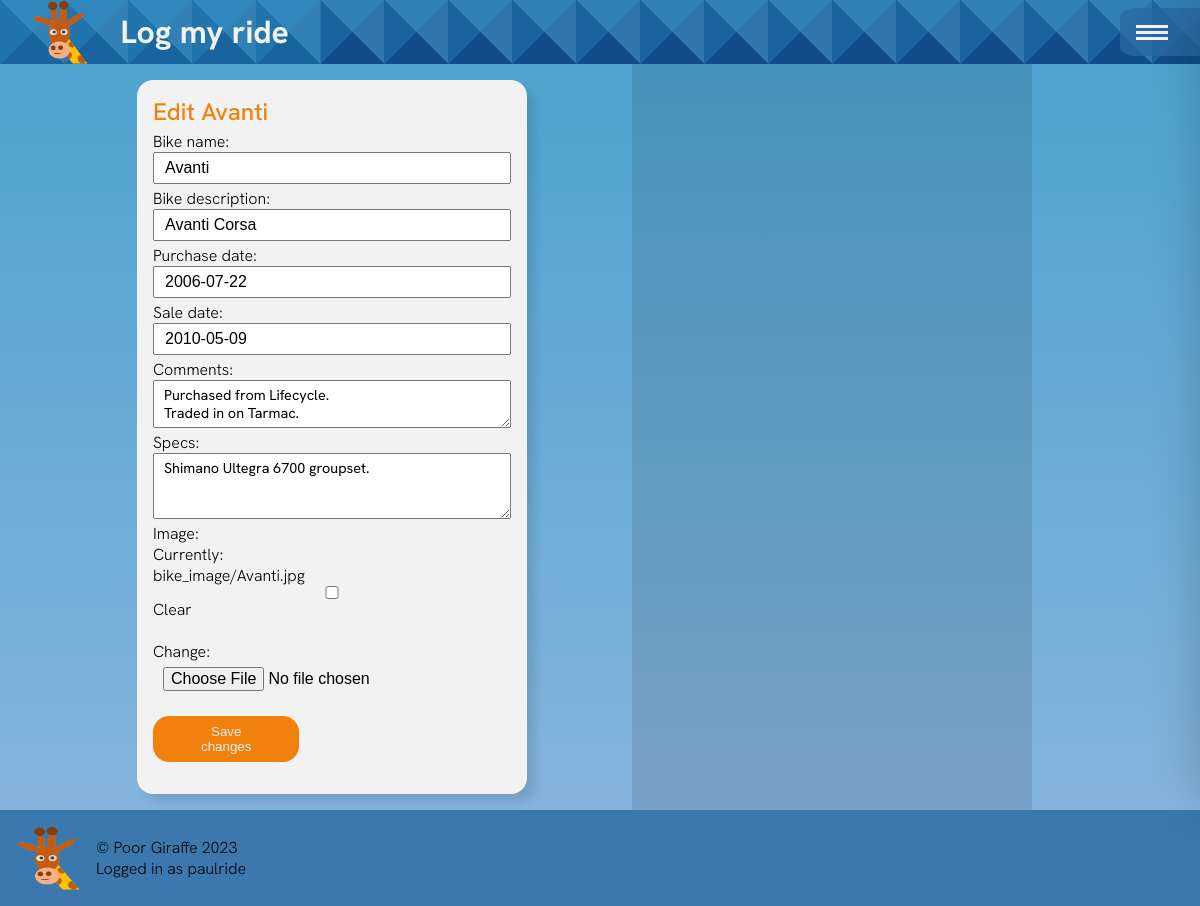
The page /bike/edit/3 (signed in) on the database its author committed.
### bike/models.py (models this page shows, shortened)
class BikeDetail(models.Model):
	user = models.ForeignKey(User, on_delete=models.CASCADE)
	bike_name = models.CharField(max_length=40)
	bike_description = models.CharField(max_length=100)
	comments = models.TextField(null=True)
	specs = models.TextField(null=True)
	date_acquired = models.DateField(blank=True, null=True, verbose_name="Purchase date")
	date_sold = models.DateField(blank=True, null=True, verbose_name="Sale date")
	image = models.ImageField(upload_to='bike_image', null=True, blank=True)

### bike/views.py (the view, shortened to what this page needs)
# urls.py: path('edit/<pk>', EditBike.as_view(), name='edit_bike'),
class EditBike(TemplateView):
	def get(self, request, pk=None):
		user = request.user
		template_name = 'edit_bike.html'
		bike = get_object_or_404(BikeDetail, id=pk)
		form = BikeForm(request.POST or None, instance=bike )
		context = {
			'user': user,
			'bike': bike,
			'form': form,
		}
		return render(request, template_name, context)

### bike/forms.py (shortened to what this page needs)
class BikeForm(forms.ModelForm):
	comments = forms.CharField(widget=forms.Textarea(attrs={"rows": "2"}))
	specs = forms.CharField(widget=forms.Textarea(attrs={"rows": "3"}))
	class Meta:
		model = BikeDetail
		fields = [
			'bike_name',
			'bike_description',
			'date_acquired',
			'date_sold',
			'comments',
			'specs',
			'image'
		]

### bike/templates/edit_bike.html (shortened to what this page needs)
{% extends 'base.html' %}
{% block body %}
<main>
	<div class="main__container">
		<form class="card card__input" action = "" method="post" enctype='multipart/form-data'>
			<h2>Edit {{ bike.bike_name }}</h2>
			{{ form.as_p }}
		<button type='submit'>Save changes</button>
		</form>
	</div>
	<div class="sidebar">
	</div>
</main>
{% endblock %}

### log/templates/base.html (shortened to what this page needs)
<!DOCTYPE html>
<html>
<head>
  {% load static %}
  <link rel="stylesheet" type="text/css" href="{% static 'css/menu.css' %}">
  <link rel="stylesheet" type="text/css" href="{% static 'css/style.css' %}">
</head>
<body class="plain">
  <div class="navbar">
    <div class="nav__logo">
      <a href="{% url 'log:log' %}">
        <img src='/static/images/poor_giraffe.png'>
        <h1>Log my ride</h1>
      </a>
    </div>
    <div class="nav__toggle">
      <span class="hamburger"></span>
    </div>
</div>
{% block body %}
{% endblock %}
<div class='footer'>
  <div class="footer__items">
    <img src="/static/images/poor_giraffe.png">
  </div>
  <div class="footer__footnotes">
    <a href="#"><p>&copy; Poor Giraffe 2023</p></a>
    <p>Logged in as {{ user.username }}</p>
  </div>
</div>
</body>
</html>

### static/css/menu.css (style rules this page uses)
a { text-decoration: none; color: inherit; }
.navbar { width: 100vw; background: linear-gradient( -45deg, transparent 50%, var(--clr-hover) 50%), linear-gradient( 45deg, var(--clr-ctl) 50%, var(--clr-nav) 50%); background-size: 4rem 4rem; display: flex; justify-content: space-between; align-items: center; overflow: hidden; position: relative; }
.nav__logo a { display: flex; place-items: center; padding: 0 2rem; gap: 2rem; color: var(--clr-card); }
.nav__logo img { height: 4rem; }
.nav__toggle { width: 5rem; height: 3rem; background: var(--clr-nav); border: 0; border-radius: 20% 0 0 20%; display: flex; align-items: center; justify-content: center; transform: translateX(0); transition: transform 350ms cubic-bezier(0.5, 0, 0.5, 1.1); padding-right: 1rem; }
.hamburger { position: relative; }
.hamburger, .hamburger::before, .hamburger::after { width: 2rem; height: 3px; background: var(--clr-card); transition-property: transform opacity; transition-timing-function: cubic-bezier(0.175, 0.885, 0.32, 1.1275); transition-duration: 800ms; }
.hamburger::before, .hamburger::after { content: ''; position: absolute; left: 0; }
.hamburger::before { bottom: 6px; }
.hamburger::after { top: 6px; }

### static/css/style.css (style rules this page uses)
:root { --clr-background: linear-gradient(hsl(200 58% 50% / 0.9), hsl(210 58% 65% / 0.8)); --clr-nav: hsl(208, 60%, 40%, 0.8); --clr-circle: hsl(30, 90%, 50%); --clr-primary: hsl(30, 90%, 50%); --clr-shadow: hsl(0 0% 0% / 0.1); --clr-hover: hsl(200 60% 50% / 0.3); --clr-border: hsl(0, 0%, 100%); --clr-card: hsl(0, 0%, 95%); --clr-atl: hsl(309, 50%, 80%); --clr-ctl: hsl(210, 80%, 30%); --clr-tsb: hsl(50, 75%, 42%); --clr-bike: hsl(50, 100%, 100%); --sidebar-width: 400px; --clr-high: #ee6352; --clr-dark: #333333; --clr-neutral: #dddddd; --clr-light: #f4f5f0; }
html { font-size: 14px; }
*, *::before, *::after { box-sizing: border-box; }
h1 { color: var(--clr-card); }
h2 { color: var(--clr-primary); font-weight: 500; }
* { margin: 0; padding: 0; }
body { background: var(--clr-background); min-height: 100vh; font-family: HankenGrotesk; font-weight: 300; position: relative; overflow-x: hidden; left: 0; }
.plain { animation: none; background-color: var(--clr-light); }
.footer { width: 100vw; background: var(--clr-nav); display: flex; place-items: center; padding: 1rem; gap: 1rem; }
.footer__items { display: flex; }
.footer__items img { height: 4rem; aspect-ratio: 1 / 1; }
main { min-height: calc(100vh - 10rem); max-width: 1000px; margin: 0rem; display: grid; grid-template-columns: 1fr; place-content: start center; overflow: hidden; }
.main__container, .sidebar { padding: 1rem; display: grid; grid-gap: 1rem; place-content: start center; }
.sidebar { background: var(--clr-shadow); padding: 1rem 0; }
@media (min-width: 840px) { html { font-size: 16px; } }
@media (min-width: 840px) { main { margin-left: 2rem; grid-template-columns: 1fr var(--sidebar-width); } }
@media (min-width: 840px) { .sidebar { min-height: calc(100vh - 10rem); } }
.card { width: clamp(360px, 390px, 390px); margin: auto; padding: 1rem; background: var(--clr-card); border-radius: 1rem; box-shadow: 0.5rem 0.5rem 0.5rem 0 var(--clr-shadow); }
.card__input { grid-row: 2 span 3; display: grid; grid-template-columns: repeat(3, 1fr); place-content: center; grid-gap: 0.25rem 1rem; }
.card__input h2 { grid-column: span 3; }
.card__input p, .card__input-info, .ride__input-info { grid-column: span 3; display: flex; flex-direction: column; justify-content: space-between; flex-wrap: wrap; }
.card__input input, .card__input textarea, .card__input-info input, .ride__input-info input, .card__input-info textarea, .ride__input-info textarea, .card__input-info select, .ride__input-info select { font-size: inherit; width: 100%; padding: 5px 10px; }
.card__input textarea { font-family: inherit; font-size: 0.9rem; rows: 2; }
button, .card__input-info input[type='submit'], .ride__input-info input[type='submit'] { width: 100%; margin: 1rem auto; padding: 0.5rem 3rem; color: var(--clr-card); background: var(--clr-circle); border: 1px solid var(--clr-background); border-radius: 1rem; cursor: pointer; }

### rows shown on the page
BikeDetail: bike_name "Avanti", bike_description "Avanti Corsa", date_acquired "2006-07-22", date_sold "2010-05-09", comments "Purchased from Lifecycle. Traded in on Tarmac.", specs "Shimano Ultegra 6700 groupset."

### other values the page prints
{{ user.username }} "paulride"
